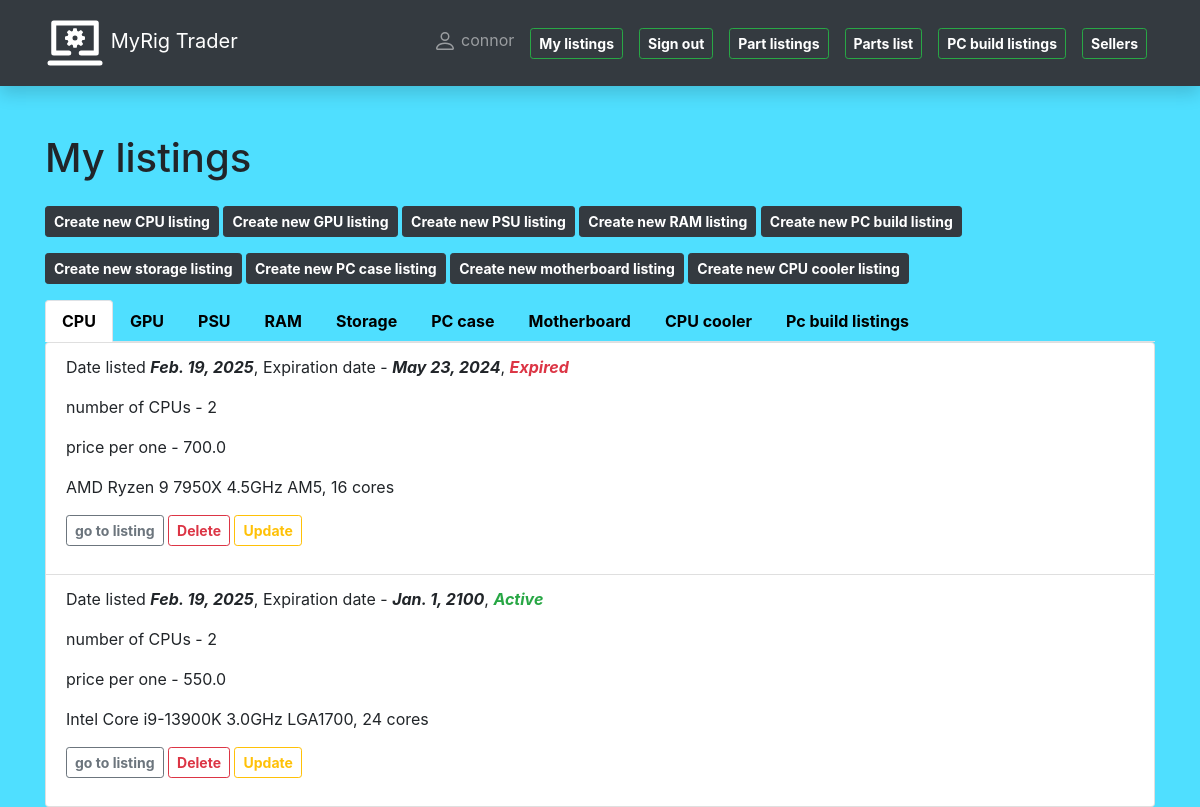
Screenshot of /pcportal/mylistings/ (signed in) with the database file from the repository.
### pcportal/models/part_listing_models.py (models this page shows, shortened)
class PartListing(models.Model):
    date_created = models.DateField("Date listed", auto_now_add=True)
    expiration_date = models.DateField("Expiration date", default="2025-03-20")
    quantity = models.IntegerField("quantity",
                                   help_text="Quantity of units")
    price = models.FloatField("Price per piece")
    listing_seller = models.ForeignKey(User, on_delete=models.SET_NULL, null=True, blank=True)
    @property
    def exp_status(self):
        if self.expiration_date < date.today():
            return "Expired"
        return "Active"
    class Meta:
        abstract = True

class CpuListing(PartListing):
    cpu = models.ForeignKey(Cpu, on_delete=models.CASCADE)
    seller = models.ForeignKey(Seller, on_delete=models.CASCADE,
                               related_name="cpu_listing")
    def display_seller(self):
        return f"{self.seller.f_name} {self.seller.l_name}"
    display_seller.short_description = "SELLER"

### pcportal/models/part_models.py (models this page shows, shortened)
class Cpu(models.Model):
    brand = models.CharField("CPU brand", max_length=30,
                             help_text="CPU brand name")
    cpu_model = models.CharField("CPU model", max_length=30)
    cores = models.IntegerField("Number of cores",
                                help_text="Number of cpu cores",
                                null=True, blank=True)
    base_clock_speed = models.FloatField("Base clock speed",
                                         help_text="Base clock speed of CPU, GHz",
                                         null=True, blank=True)
    socket_type = models.CharField("CPU socket",
                                   max_length=30,
                                   help_text="CPU socket type, (AM4, LGA 1151, etc.)",
                                   null=True, blank=True)
    def speed_display(self):
        """
        This function adds GHz next to
        base clock speed. returns speed with GHz
        in an f string.
        """
        return f"{self.base_clock_speed}GHz"
    speed_display.short_description = "BASE CLOCK SPEED"

### pcportal/views/user_views.py (the view)
# urls.py: path('mylistings/', views.get_user_listings, name='my-listings'),
@login_required
def get_user_listings(request):
    user = request.user
    cpu_listings = CpuListing.objects.filter(listing_seller=user)
    gpu_listings = GpuListing.objects.filter(listing_seller=user)
    psu_listings = PsuListing.objects.filter(listing_seller=user)
    ram_listings = RamListing.objects.filter(listing_seller=user)
    storage_listings = StorageListing.objects.filter(listing_seller=user)
    casepc_listings = CasePCListing.objects.filter(listing_seller=user)
    motherboard_listings = MotherboardListing.objects.filter(listing_seller=user)
    cpucooler_listings = CpuCoolerListing.objects.filter(listing_seller=user)
    pcbuild_listings = PcBuildListing.objects.filter(listing_seller=user)
    context_my = {
        'cpu_listings': cpu_listings,
        'gpu_listings': gpu_listings,
        'psu_listings': psu_listings,
        'ram_listings': ram_listings,
        'storage_listings': storage_listings,
        'casepc_listings': casepc_listings,
        'motherboard_listings': motherboard_listings,
        'cpucooler_listings': cpucooler_listings,
        'pcbuild_listings': pcbuild_listings,
    }
    return render(request, 'mylistings.html', context=context_my)

### pcportal/models/build_with_listing.py (called while the page is built)
    def cpu_disp(self):
        if self.cpu:
            return f"{self.cpu.brand} {self.cpu.cpu_model}"
        else:
            return "No Cpu"

    def gpu_disp(self):
        if self.gpu:
            return f"{self.gpu.gpu_model}"
        else:
            return "No GPU"

    def motherboard_disp(self):
        if self.motherboard:
            return f"{self.motherboard.motherboard_name}"
        else:
            return "No motherboard"

    def ram_disp(self):
        if self.ram.exists():
            ram_detes = []
            for ram_build in self.ram.all():
                ram_detes.append(f"{ram_build.quantity}x{ram_build.ram.capacity}GB")
            rams = ', '.join(ram_detes)
            return f"{rams} RAM"
        else:
            return "No RAMs"

    def storage_disp(self):
        if self.storage.exists():
            storages_detes = []
            for storage_build in self.storage.all():
                storages_detes.append(f"{storage_build.quantity}x{storage_build.storage.capacity}GB "
                                      f"{storage_build.storage.storage_type}")
            storages = ', '.join(storages_detes)
            return f"{storages}"
        else:
            return "No storage"

    @property
    def exp_status(self):
        if self.expiration_date < date.today():
            return "Expired"
        return "Active"

    @property
    def count_likes(self):
        return self.likes.count()

    def pc_name(self):
        return f"{self.pc_build.title}"

### pcportal/models/part_models.py (called while the page is built)
    def vram_display(self):
        return f"{self.vram}GB"

    def speed_display(self):
        return f"{self.clock_speed}MHz"

    def ram_display(self):
        return f"{self.capacity}GB"

    def speed_display(self):
        return f"{self.ram_speed}MHz"

    def capacity_display(self):
        return f"{self.capacity}GB"

    def write_display(self):
        return f"{self.write_speed}MB/s"

    def read_display(self):
        return f"{self.read_speed}MB/s"

### pcportal/templates/mylistings.html (shortened to what this page needs)
{% extends 'base.html' %}
{% block content %}
<h1>My listings</h1>
<p class="mt-4">
    <a href="{% url 'create-cpulisting' %}">
        <button class="btn btn-dark btn-sm"><b>Create new CPU listing</b></button></a>
    <a href="{% url 'create-gpulisting' %}">
        <button class="btn btn-dark btn-sm"><b>Create new GPU listing</b></button></a>
    <a href="{% url 'create-psulisting' %}">
        <button class="btn btn-dark btn-sm"><b>Create new PSU listing</b></button></a>
    <a href="{% url 'create-ramlisting' %}">
        <button class="btn btn-dark btn-sm"><b>Create new RAM listing</b></button></a>
    <a href="{% url 'create-pcbuildlisting' %}">
        <button class="btn btn-dark btn-sm"><b>Create new PC build listing</b></button></a>
</p>
<p>
    <a href="{% url 'create-storagelisting' %}">
        <button class="btn btn-dark btn-sm"><b>Create new storage listing</b></button></a>
    <a href="{% url 'create-casepclisting' %}">
        <button class="btn btn-dark btn-sm"><b>Create new PC case listing</b></button></a>
    <a href="{% url 'create-motherboardlisting' %}">
        <button class="btn btn-dark btn-sm"><b>Create new motherboard listing</b></button></a>
    <a href="{% url 'create-cpucoolerlisting' %}">
        <button class="btn btn-dark btn-sm"><b>Create new CPU cooler listing</b></button></a>
</p>
<ul class="nav nav-tabs" id="myTab" role="tablist" >
    <li class="nav-item">
        <a class="nav-link active" id="cpu-tab" data-toggle="tab"
           href="#cpu" role="tab" style="color: black"><b>CPU</b></a>
    </li>
        <li class="nav-item">
        <a class="nav-link" id="gpu-tab" data-toggle="tab"
           href="#gpu" role="tab" style="color: black"><b>GPU</b></a>
    </li>
        <li class="nav-item">
        <a class="nav-link" id="psu-tab" data-toggle="tab"
           href="#psu" role="tab" style="color: black"><b>PSU</b></a>
    </li>
        <li class="nav-item">
        <a class="nav-link" id="ram-tab" data-toggle="tab"
           href="#ram" role="tab" style="color: black"><b>RAM</b></a>
    </li>
        <li class="nav-item">
        <a class="nav-link" id="storage-tab" data-toggle="tab"
           href="#storage" role="tab" style="color: black"><b>Storage</b></a>
    </li>
        <li class="nav-item">
        <a class="nav-link" id="casepc-tab" data-toggle="tab"
           href="#casepc" role="tab" style="color: black"><b>PC case</b></a>
    </li>
        <li class="nav-item">
        <a class="nav-link" id="motherboard-tab" data-toggle="tab"
           href="#motherboard" role="tab" style="color: black"><b>Motherboard</b></a>
    </li>
        <li class="nav-item">
        <a class="nav-link" id="cpucooler-tab" data-toggle="tab"
           href="#cpucooler" role="tab" style="color: black"><b>CPU cooler</b></a>
    </li>
        <li class="nav-item">
        <a class="nav-link" id="pcbuildlistings-tab" data-toggle="tab"
           href="#pcbuildlistings" role="tab" style="color: black"><b>Pc build listings</b></a>
        </li>
</ul>
<div class="tab-content" id="myTabContent">
    <div class="tab-pane fade show active" id="cpu" role="tabpanel">
        {% if cpu_listings %}
         <ul class="list-group">
            {% for listing in cpu_listings %}
                <li class="list-group-item">
                    <p>Date listed <em><b>{{ listing.date_created }}</b></em>,
                        Expiration date - <em><b>{{ listing.expiration_date }}</b></em>,
                        <b style="display: inline;"
                        class="{% if listing.exp_status == 'Active' %} text-success
                        {% else %} text-danger
                        {% endif %}"><em> {{ listing.exp_status }}</em></b>
                        </p>
                        <p>number of CPUs - {{ listing.quantity }}</p>
                            <p>price per one - {{ listing.price }}</p>
                    <p>{{ listing.cpu.brand }} {{ listing.cpu.cpu_model }} {{ listing.cpu.base_clock_speed }}GHz
                        {{ listing.cpu.socket_type }}, {{ listing.cpu.cores }} cores</p>
                    <p>
                    <a href="{% url 'cpu-listing-one' listing.id %}">
                    <button class="btn btn-outline-secondary btn-sm"><b>go to listing</b></button>
                    </a>
                    <a href="{% url 'user-delete-cpulisting' listing.id %}">
                        <button class="btn btn-outline-danger btn-sm"><b>Delete</b></button></a>
                    <a href="{% url 'user-update-cpulisting' listing.id %}">
                        <button class="btn btn-outline-warning btn-sm"><b>Update</b></button></a>
                    </p>
                </li>
             {% endfor %}
         </ul>
        {% else %}
        <p>No CPU listings, sorry</p>
        {% endif %}
    </div>
</div>
{% endblock %}

### pcportal/templates/base.html (shortened to what this page needs)
<!DOCTYPE html>
<html lang="en">
<head>
    <link
            rel="stylesheet"
            href="https://stackpath.bootstrapcdn.com/bootstrap/4.1.3/css/bootstrap.min.css"
    />
    <link
            rel="stylesheet"
            href="https://cdnjs.cloudflare.com/ajax/libs/font-awesome/4.7.0/css/font-awesome.min.css"
    />
    {% load static %}
    <link rel="stylesheet" href="{% static 'css/styles.css' %}"/>
</head>
<body>
<nav
        class="navbar navbar-expand-lg navbar-dark bg-dark static-top mb-5 shadow"
>
    <div class="container">
        <a class="navbar-brand" href="{% url 'index_n' %}">
            MyRig Trader</a
        >
        <div class="collapse navbar-collapse" id="navbarResponsive">
            <ul class="navbar-nav ml-auto">
                {% if user.is_authenticated %}
                <li class="nav-item">
                    <a class="nav-link" href="{% url 'user-profile' %}">
                        {{ user.username }}</a>
                </li>
                <li class="nav-item">
                    <a class="nav-link" href="{% url 'my-listings' %}">
                        <button class="btn btn-outline-success btn-sm text-white"><b>My listings</b></button>
                    </a>
                </li>
                <li class="nav-item">
                    <a class="nav-link" href="{% url 'logout' %}">
                        <button class="btn btn-outline-success btn-sm text-white"><b>Sign out</b></button>
                    </a>
                </li>
                {% endif %}
                <li class="nav-item">
                    <a class="nav-link" href="{% url 'part-listings' %}">
                        <button class="btn btn-outline-success btn-sm text-white"><b>Part listings</b></button>
                    </a>
                </li>
                <li class="nav-item">
                    <a class="nav-link" href="{% url 'part-list' %}">
                        <button class="btn btn-outline-success btn-sm text-white"><b>Parts list</b></button>
                    </a>
                </li>
                <li class="nav-item">
                    <a class="nav-link" href="{% url 'pcbuild-listings' %}">
                        <button class="btn btn-outline-success btn-sm text-white"><b>PC build listings</b></button>
                    </a>
                </li>
                <li class="nav-item">
                    <a class="nav-link" href="{% url 'sellers-all' %}">
                        <button class="btn btn-outline-success btn-sm text-white"><b>Sellers</b></button>
                    </a>
                </li>
            </ul>
        </div>
    </div>
</nav>
<div class="container">{% block content %}{% endblock %}</div>
</body>
</html>

### pcportal/static/css/styles.css (style rules this page uses)
body { background-color: #4fdfff; }

### rows the page displays
CpuListing: date_created "Feb. 19, 2025", expiration_date "May 23, 2024", exp_status "Expired", quantity "2", price "700.0", cpu.brand "AMD", cpu.cpu_model "Ryzen 9 7950X", cpu.base_clock_speed "4.5", cpu.socket_type "AM5", cpu.cores "16"
CpuListing: date_created "Feb. 19, 2025", expiration_date "Jan. 1, 2100", exp_status "Active", quantity "2", price "550.0", cpu.brand "Intel", cpu.cpu_model "Core i9-13900K", cpu.base_clock_speed "3.0", cpu.socket_type "LGA1700", cpu.cores "24"

### other values shown
{{ user.username }} "connor"
